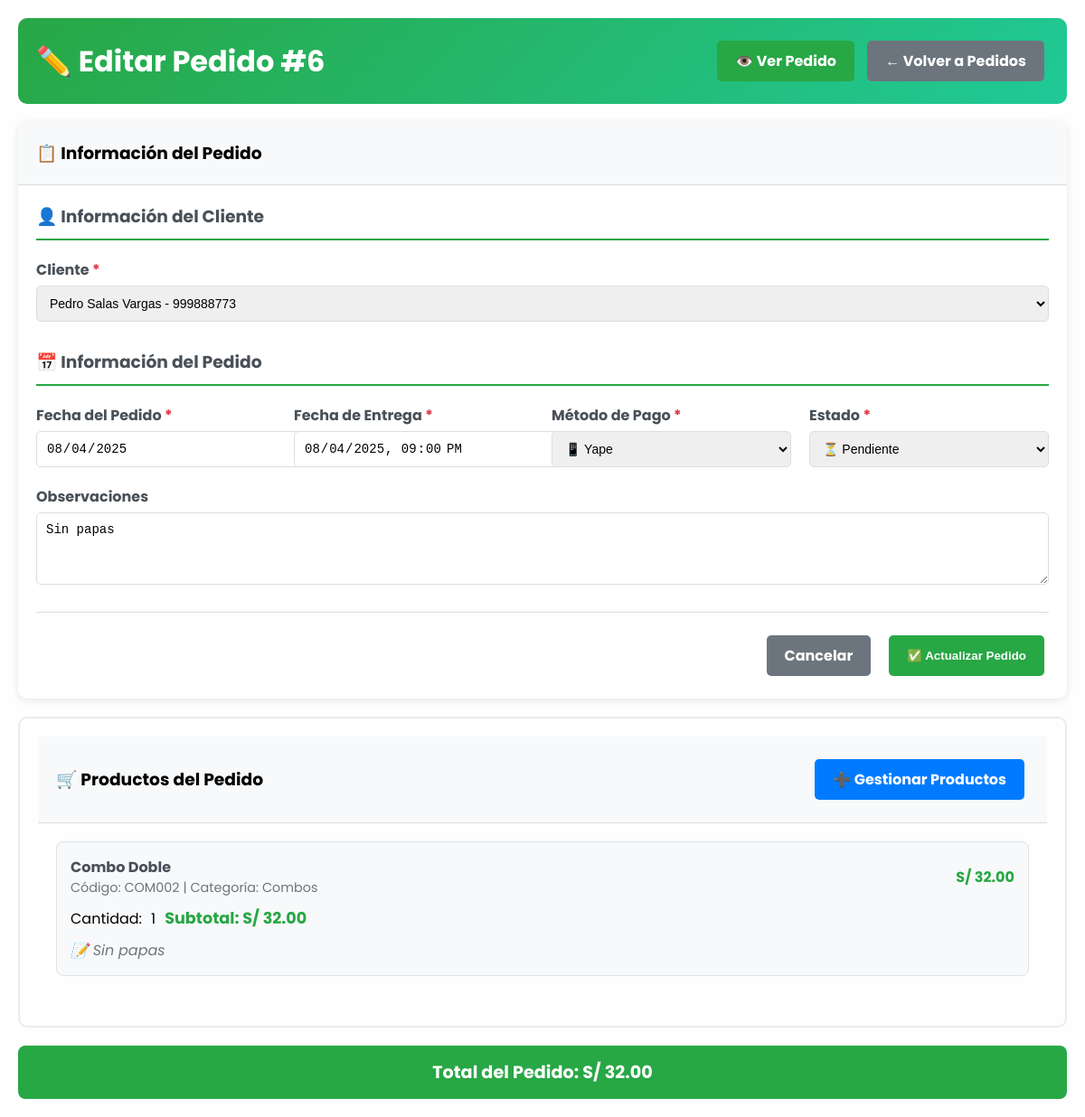
Screenshot of /admin/pedidos/editar.php?id=6 (signed in) with the database file from the repository.
### tables this page shows
CREATE TABLE IF NOT EXISTS `pedido` (
  `ID_PEDIDO` INT NOT NULL AUTO_INCREMENT,
  `METODO_PAGO` ENUM('EFECTIVO', 'TARJETA', 'YAPE') NOT NULL DEFAULT 'EFECTIVO',
  `FECHA_PEDIDO` DATE NOT NULL,
  `TOTAL` DECIMAL(10,2) NOT NULL DEFAULT 0,
  `ID_CLIENTE` INT NOT NULL,
  `ESTADO` ENUM('PENDIENTE', 'LISTO', 'CANCELADO') NOT NULL DEFAULT 'PENDIENTE',
  `OBSERVACIONES` TEXT NULL,
  `FECHA_ENTREGA` DATETIME NOT NULL,
  `FECHA_CREACION` TIMESTAMP NOT NULL,
  `FECHA_ACTUALIZACION` TIMESTAMP NULL,
  `ID_USUARIO` INT NOT NULL,
  PRIMARY KEY (`ID_PEDIDO`),
  INDEX `fk_pedido_cliente1_idx` (`ID_CLIENTE` ASC) VISIBLE,
  INDEX `fk_pedido_usuario1_idx` (`ID_USUARIO` ASC) VISIBLE,
  CONSTRAINT `fk_pedido_cliente1`
    FOREIGN KEY (`ID_CLIENTE`)
    REFERENCES `cliente` (`ID_CLIENTE`)
    ON DELETE NO ACTION
    ON UPDATE NO ACTION,
  CONSTRAINT `fk_pedido_usuario1`
    FOREIGN KEY (`ID_USUARIO`)
    REFERENCES `usuario` (`ID_USUARIO`)
    ON DELETE NO ACTION
    ON UPDATE NO ACTION);

CREATE TABLE IF NOT EXISTS `cliente` (
  `ID_CLIENTE` INT NOT NULL AUTO_INCREMENT,
  `NOMBRE` VARCHAR(45) NULL,
  `APELLIDOS` VARCHAR(45) NULL,
  `CORREO` VARCHAR(45) NULL,
  `TELEFONO` VARCHAR(45) NULL,
  `DIRECCION` VARCHAR(45) NULL,
  PRIMARY KEY (`ID_CLIENTE`));

CREATE TABLE IF NOT EXISTS `pedido_detalle` (
  `ID_PEDIDO_DETALLE` INT NOT NULL AUTO_INCREMENT,
  `CANTIDAD` INT NOT NULL,
  `ID_PEDIDO` INT NOT NULL,
  `ID_PRODUCTO` INT NOT NULL,
  `PRECIO_UNITARIO` DECIMAL(6,2) NOT NULL DEFAULT 0,
  `SUBTOTAL` DECIMAL(10,2) NOT NULL DEFAULT 0,
  `OBSERVACIONES` TEXT NULL,
  PRIMARY KEY (`ID_PEDIDO_DETALLE`),
  INDEX `fk_pedido_detalle_pedido1_idx` (`ID_PEDIDO` ASC) VISIBLE,
  INDEX `fk_pedido_detalle_producto1_idx` (`ID_PRODUCTO` ASC) VISIBLE,
  CONSTRAINT `fk_pedido_detalle_pedido1`
    FOREIGN KEY (`ID_PEDIDO`)
    REFERENCES `pedido` (`ID_PEDIDO`)
    ON DELETE NO ACTION
    ON UPDATE NO ACTION,
  CONSTRAINT `fk_pedido_detalle_producto1`
    FOREIGN KEY (`ID_PRODUCTO`)
    REFERENCES `producto` (`ID_PRODUCTO`)
    ON DELETE NO ACTION
    ON UPDATE NO ACTION);

CREATE TABLE IF NOT EXISTS `producto` (
  `ID_PRODUCTO` INT NOT NULL AUTO_INCREMENT,
  `CODIGO` VARCHAR(100) NOT NULL,
  `NOMBRE` VARCHAR(100) NOT NULL,
  `PRECIO` DECIMAL(6,2) NOT NULL DEFAULT '0.00',
  `DESCRIPCIOON` TEXT NULL,
  `IMAGEN_RUTA` VARCHAR(255) NULL,
  `STOCK` INT NOT NULL DEFAULT 0,
  `ACTIVO` TINYINT NOT NULL DEFAULT 1,
  `FECHA_CREACION` TIMESTAMP NOT NULL,
  `FECHA_ACTUALIZACION` TIMESTAMP NULL,
  `ID_CATEGORIA` INT NOT NULL,
  `ID_PROVEEDOR` INT NOT NULL,
  PRIMARY KEY (`ID_PRODUCTO`),
  UNIQUE INDEX `NOMBRE_UNIQUE` (`NOMBRE` ASC) VISIBLE,
  INDEX `fk_producto_categoria_idx` (`ID_CATEGORIA` ASC) VISIBLE,
  INDEX `fk_producto_proveedor1_idx` (`ID_PROVEEDOR` ASC) VISIBLE,
  CONSTRAINT `fk_producto_categoria`
    FOREIGN KEY (`ID_CATEGORIA`)
    REFERENCES `categoria` (`ID_CATEGORIA`)
    ON DELETE NO ACTION
    ON UPDATE NO ACTION,
  CONSTRAINT `fk_producto_proveedor1`
    FOREIGN KEY (`ID_PROVEEDOR`)
    REFERENCES `proveedor` (`ID_PROVEEDOR`)
    ON DELETE NO ACTION
    ON UPDATE NO ACTION);

CREATE TABLE IF NOT EXISTS `categoria` (
  `ID_CATEGORIA` INT NOT NULL AUTO_INCREMENT,
  `NOMBRE` VARCHAR(100) NOT NULL,
  `DESCRIPCION` TEXT NULL,
  `ACTIVO` TINYINT NOT NULL DEFAULT 1,
  `FECHA_CREACION` TIMESTAMP NOT NULL,
  `FECHA_ACTUALIZACION` TIMESTAMP NULL,
  PRIMARY KEY (`ID_CATEGORIA`),
  UNIQUE INDEX `NOMBRE_UNIQUE` (`NOMBRE` ASC) VISIBLE);

### admin/pedidos/editar.php (the view, shortened to what this page needs)
<?php
$conexion = getConnection();
$id_pedido = isset($_GET['id']) ? intval($_GET['id']) : 0;
$query_pedido = "SELECT * FROM pedido WHERE ID_PEDIDO = ?";
$stmt_pedido = $conexion->prepare($query_pedido);
$stmt_pedido->bind_param("i", $id_pedido);
$stmt_pedido->execute();
$result_pedido = $stmt_pedido->get_result();
$pedido = $result_pedido->fetch_assoc();
$query_clientes = "SELECT ID_CLIENTE, NOMBRE, APELLIDOS, TELEFONO FROM cliente ORDER BY NOMBRE, APELLIDOS";
$result_clientes = $conexion->query($query_clientes);
$query_detalles = "SELECT
                     pd.ID_PEDIDO_DETALLE,
                     pd.CANTIDAD,
                     pd.PRECIO_UNITARIO,
                     pd.SUBTOTAL,
                     pd.OBSERVACIONES,
                     p.CODIGO,
                     p.NOMBRE as PRODUCTO_NOMBRE,
                     c.NOMBRE as CATEGORIA_NOMBRE
                   FROM pedido_detalle pd
                   INNER JOIN producto p ON pd.ID_PRODUCTO = p.ID_PRODUCTO
                   INNER JOIN categoria c ON p.ID_CATEGORIA = c.ID_CATEGORIA
                   WHERE pd.ID_PEDIDO = ?
                   ORDER BY pd.ID_PEDIDO_DETALLE";
$stmt_detalles = $conexion->prepare($query_detalles);
$stmt_detalles->bind_param("i", $id_pedido);
$stmt_detalles->execute();
$result_detalles = $stmt_detalles->get_result();
?>
<!DOCTYPE html>
<html lang="es">
<head>
    <link rel="stylesheet" href="../../style.css">
</head>
<body>
    <div class="admin-container">
        <div class="admin-header">
            <h1>✏️ Editar Pedido #<?php echo $id_pedido; ?></h1>
            <div>
                <a href="visualizar.php?id=<?php echo $id_pedido; ?>" class="btn btn-success">👁️ Ver Pedido</a>
                <a href="index.php" class="btn btn-secondary">← Volver a Pedidos</a>
            </div>
        </div>
        <div class="form-container">
            <div class="form-header">
                <h3>📋 Información del Pedido</h3>
            </div>
            <form method="POST" action="">
                <div class="form-body">
                    <div class="form-section">
                        <h3>👤 Información del Cliente</h3>
                        <div class="form-row">
                            <div class="form-group">
                                <label for="id_cliente">Cliente <span class="required">*</span></label>
                                <select id="id_cliente" name="id_cliente" required>
                                    <?php
                                    $result_clientes->data_seek(0);
                                    while ($cliente = $result_clientes->fetch_assoc()):
                                    ?>
                                        <option value="<?php echo $cliente['ID_CLIENTE']; ?>" <?php echo $pedido['ID_CLIENTE'] == $cliente['ID_CLIENTE'] ? 'selected' : ''; ?>>
                                            <?php echo htmlspecialchars($cliente['NOMBRE'] . ' ' . $cliente['APELLIDOS'] . ' - ' . $cliente['TELEFONO']); ?>
                                        </option>
                                    <?php endwhile; ?>
                                </select>
                            </div>
                        </div>
                    </div>
                    <div class="form-section">
                        <h3>📅 Información del Pedido</h3>
                        <div class="form-row">
                            <div class="form-group">
                                <label for="fecha_pedido">Fecha del Pedido <span class="required">*</span></label>
                                <input type="date" id="fecha_pedido" name="fecha_pedido" value="<?php echo $pedido['FECHA_PEDIDO']; ?>" required>
                            </div>
                            <div class="form-group">
                                <label for="fecha_entrega">Fecha de Entrega <span class="required">*</span></label>
                                <input type="datetime-local" id="fecha_entrega" name="fecha_entrega" value="<?php echo str_replace(' ', 'T', $pedido['FECHA_ENTREGA']); ?>" required>
                            </div>
                            <div class="form-group">
                                <label for="metodo_pago">Método de Pago <span class="required">*</span></label>
                                <select id="metodo_pago" name="metodo_pago" required>
                                    <option value="YAPE" <?php echo $pedido['METODO_PAGO'] == 'YAPE' ? 'selected' : ''; ?>>📱 Yape</option>
                                </select>
                            </div>
                            <div class="form-group">
                                <label for="estado">Estado <span class="required">*</span></label>
                                <select id="estado" name="estado" required>
                                    <option value="PENDIENTE" <?php echo $pedido['ESTADO'] == 'PENDIENTE' ? 'selected' : ''; ?>>⏳ Pendiente</option>
                                </select>
                            </div>
                        </div>
                        <div class="form-row">
                            <div class="form-group">
                                <label for="observaciones">Observaciones</label>
                                <textarea id="observaciones" name="observaciones" placeholder="Observaciones adicionales del pedido..."><?php echo htmlspecialchars($pedido['OBSERVACIONES']); ?></textarea>
                            </div>
                        </div>
                    </div>
                    <div class="form-actions">
                        <a href="index.php" class="btn btn-secondary">Cancelar</a>
                        <button type="submit" class="btn btn-success">✅ Actualizar Pedido</button>
                    </div>
                </div>
            </form>
        </div>
        <div class="productos-container">
            <div class="productos-header">
                <h3>🛒 Productos del Pedido</h3>
                <a href="visualizar.php?id=<?php echo $id_pedido; ?>" class="btn btn-primary">➕ Gestionar Productos</a>
            </div>
            <div class="productos-body">
                <?php if ($result_detalles->num_rows > 0): ?>
                    <?php while ($detalle = $result_detalles->fetch_assoc()): ?>
                        <div class="producto-item">
                            <div class="producto-header">
                                <div class="producto-info">
                                    <div class="producto-nombre"><?php echo htmlspecialchars($detalle['PRODUCTO_NOMBRE']); ?></div>
                                    <div class="producto-stock">Código: <?php echo htmlspecialchars($detalle['CODIGO']); ?> | Categoría: <?php echo htmlspecialchars($detalle['CATEGORIA_NOMBRE']); ?></div>
                                </div>
                                <div class="producto-precio">S/ <?php echo number_format($detalle['PRECIO_UNITARIO'], 2); ?></div>
                            </div>
                            <div class="producto-cantidad">
                                <label>Cantidad:</label>
                                <span><?php echo $detalle['CANTIDAD']; ?></span>
                                <span class="producto-subtotal">Subtotal: S/ <?php echo number_format($detalle['SUBTOTAL'], 2); ?></span>
                            </div>
                            <?php if (!empty($detalle['OBSERVACIONES'])): ?>
                                <div style="color: #6c757d; font-style: italic; margin-top: 10px;">
                                    📝 <?php echo htmlspecialchars($detalle['OBSERVACIONES']); ?>
                                </div>
                            <?php endif; ?>
                        </div>
                    <?php endwhile; ?>
                <?php else: ?>
                    <div class="productos-vacios">
                        No hay productos en este pedido
                    </div>
                <?php endif; ?>
            </div>
        </div>
        <div class="total-pedido">
            Total del Pedido: S/ <?php echo number_format($pedido['TOTAL'], 2); ?>
        </div>
    </div>
</body>
</html>

### style.css (style rules this page uses)
* { margin: 0; padding: 0; box-sizing: border-box; text-decoration: none; list-style: none; }
html { scroll-behavior: smooth; }
body { font-family: 'poppins', sans-serif; background-color: #fefefe; }
input { width: 450px; padding: 15px; border: 0; outline: none; margin-right: 10px; }

### admin/pedidos/editar.php (style rules this page uses)
.admin-container { max-width: 1200px; margin: 0 auto; padding: 20px; }
.admin-header { background: linear-gradient(135deg, #28a745, #20c997); color: white; padding: 20px; border-radius: 10px; margin-bottom: 20px; display: flex; justify-content: space-between; align-items: center; }
.btn { display: inline-block; padding: 10px 20px; margin: 5px; border: none; border-radius: 5px; text-decoration: none; font-weight: bold; cursor: pointer; transition: all 0.3s ease; }
.btn-primary { background: #007bff; color: white; }
.btn-secondary { background: #6c757d; color: white; }
.btn-success { background: #28a745; color: white; }
.form-container { background: white; border-radius: 10px; box-shadow: 0 2px 10px rgba(0,0,0,0.1); overflow: hidden; margin-bottom: 20px; }
.form-header { background: #f8f9fa; padding: 20px; border-bottom: 1px solid #ddd; }
.form-body { padding: 20px; }
.form-section { margin-bottom: 30px; }
.form-section h3 { color: #495057; border-bottom: 2px solid #28a745; padding-bottom: 10px; margin-bottom: 20px; }
.form-row { display: grid; grid-template-columns: repeat(auto-fit, minmax(250px, 1fr)); gap: 20px; margin-bottom: 20px; }
.form-group { display: flex; flex-direction: column; }
.form-group label { margin-bottom: 5px; font-weight: bold; color: #495057; }
.form-group input, .form-group select, .form-group textarea { padding: 10px; border: 1px solid #ddd; border-radius: 5px; font-size: 14px; }
.form-group textarea { resize: vertical; min-height: 80px; }
.required { color: #dc3545; }
.form-actions { display: flex; justify-content: flex-end; gap: 10px; padding-top: 20px; border-top: 1px solid #ddd; }
.productos-container { border: 2px solid #e9ecef; border-radius: 10px; padding: 20px; margin-bottom: 20px; }
.producto-item { background: #f8f9fa; border: 1px solid #dee2e6; border-radius: 8px; padding: 15px; margin-bottom: 15px; position: relative; }
.producto-header { display: flex; justify-content: space-between; align-items: center; margin-bottom: 10px; }
.producto-info { flex: 1; }
.producto-nombre { font-weight: bold; color: #495057; }
.producto-precio { color: #28a745; font-weight: bold; }
.producto-stock { color: #6c757d; font-size: 0.9em; }
.producto-cantidad { display: flex; align-items: center; gap: 10px; margin-bottom: 10px; }
.producto-subtotal { font-weight: bold; color: #28a745; font-size: 1.1em; }
.total-pedido { background: #28a745; color: white; padding: 15px; border-radius: 8px; text-align: center; font-size: 1.2em; font-weight: bold; margin-top: 20px; }
.productos-header { background: #f8f9fa; padding: 20px; border-bottom: 1px solid #ddd; display: flex; justify-content: space-between; align-items: center; }
.productos-body { padding: 20px; }

### rows the page displays
pedido: id_cliente "Pedro Salas Vargas - 999888773", fecha_pedido "08/04/2025", fecha_entrega "08/04/2025 21:00", metodo_pago "📱 Yape", estado "⏳ Pendiente", observaciones "Sin papas", TOTAL "32.00"
pedido_detalle: ID_PRODUCTO.NOMBRE "Combo Doble", ID_PRODUCTO.CODIGO "COM002", categoria.NOMBRE "Combos", PRECIO_UNITARIO "32.00", CANTIDAD "1", SUBTOTAL "32.00", OBSERVACIONES "Sin papas"

### other values shown
$id_pedido "6"
